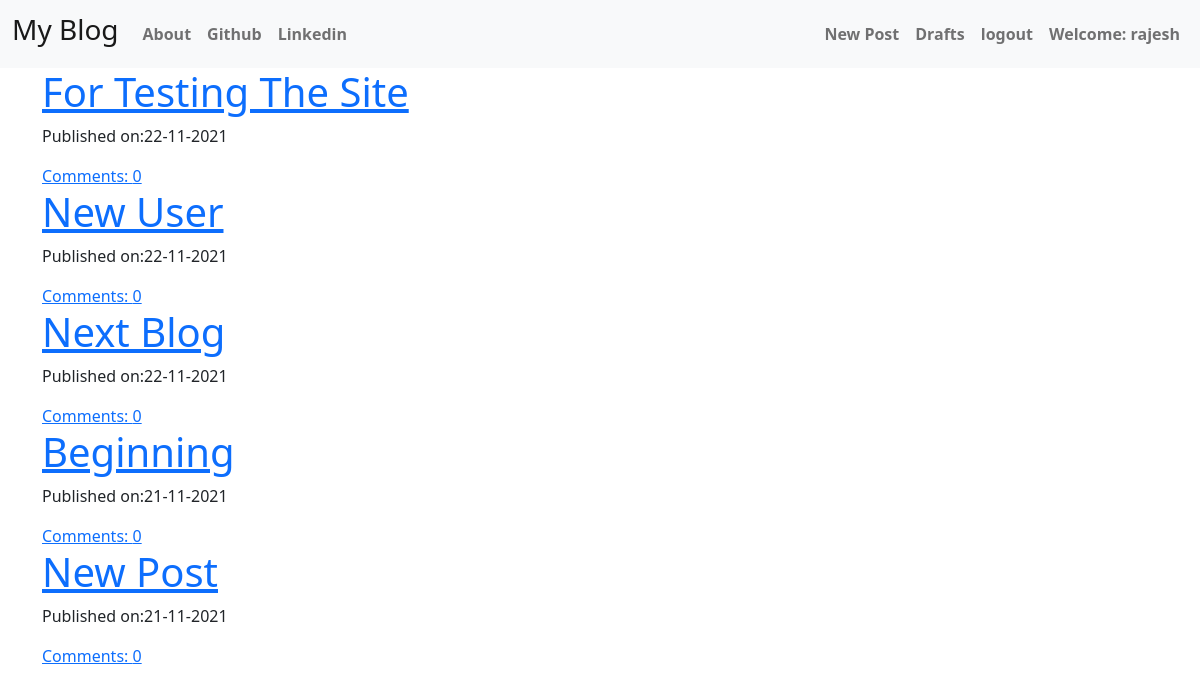
Screenshot of / (signed in) with the database file from the repository.
### blog/models.py (models this page shows, shortened)
class Post(models.Model):
    author = models.ForeignKey('auth.User', on_delete=models.CASCADE)
    title = models.CharField(max_length=200)
    text = models.TextField()
    create_date = models.DateTimeField(default=timezone.now)
    published_date = models.DateTimeField(blank=True,null=True)

### blog/views.py (the view)
# urls.py: path('',views.PostListView.as_view(),name='post_list'),
class PostListView(ListView):
    model = Post
    def get_queryset(self):
        return Post.objects.filter(published_date__lte=timezone.now()).order_by('-published_date')

### blog/templates/blog/post_list.html
{% extends 'blog/base.html' %}
{% block content %}
<div class="centerstage">
  {% for post in post_list %}
    <div class="post">
      <h1><a href="{% url 'post_detail' pk=post.pk %}">{{ post.title }}</a></h1>
      <div class="date">
        <p>Published on:{{ post.published_date|date:'d-m-Y'}}</p>
      </div>
      <a href="{% url 'post_detail' pk=post.pk %}">Comments: {{ post.approved_comment|length }}</a>
    </div>
  {% endfor %}
</div>
{% endblock %}

### blog/templates/blog/base.html (shortened to what this page needs)
<!DOCTYPE html>
{% load static %}
<html lang="en" dir="ltr">
  <head>
    <link href="https://cdn.jsdelivr.net/npm/bootstrap@5.1.3/dist/css/bootstrap.min.css" rel="stylesheet">
    <link rel="stylesheet" href="//cdn.jsdelivr.net/npm/medium-editor@latest/dist/css/medium-editor.min.css" type="text/css" media="screen" charset="utf-8">
    <link rel="stylesheet" href="{% static 'css/blog.css' %}">
  </head>
  <body class="loader">
    <nav class="navbar navbar-expand-lg navbar-light bg-light">
  <div class="container-fluid">
    <a class="navbar-brand" href="{% url 'post_list' %}"><h3>My Blog</h3></a>
    <div class="collapse navbar-collapse" id="navbarNav">
      <ul class="navbar-nav">
        <li class="nav-item">
          <a class="nav-link" href="{% url 'about' %}"><b>About</b></a>
        </li>
        <li class="nav-item">
          <a class="nav-link" href="https://www.github.com"><b>Github</b></a>
        </li>
        <li class="nav-item">
          <a class="nav-link" href="https://www.linkedin.com"><b>Linkedin</b></a>
        </li>
      </ul>
        <ul class="navbar-nav ms-auto mb2 mb-lg-0">
          {% if user.is_authenticated %}
            <li class="nav-item">
                <a class="nav-link" href="{% url 'post_new' %}"> <b>New Post</b></a>
            </li>
            <li class="nav-item">
                <a class="nav-link" href="{% url 'post_draft_list' %}"><b>Drafts</b></a>
            </li>
            <li class="nav-item">
                <a class="nav-link" href="{% url 'logout' %}"><b>logout</b></a>
            </li>
            <li class="nav-item">
                <a class="nav-link"><b>Welcome: {{ user.username }}</b></a>
            </li>
          {% else %}
            <li> <a class="nav navbar-right" href="{% url 'login' %}"> <span class="glyphicon glyphicon-user" aria-hidden='true'></span> User</a> </li>
          {% endif %}
        </ul>
      </div>
    </nav>
    <div class="content container">
      <div class="row">
        <div class="col-md-8">
          <div class="blog_post">
            {% block content %}
            {% endblock %}
          </div>
        </div>
      </div>
    </div>
  </body>
</html>

### blog/static/css/blog.css (style rules this page uses)
.centerstage { margin-left: auto; margin-right: auto; }
.loader { filter:hue-rotate(0deg); color:linear-gradient(45deg,#0f8,#08f); animation:hue 10000ms infinite linear; }

### rows the page displays
Post: title "For Testing The Site", published_date "22-11-2021", approved_comment|length "0"
Post: title "New User", published_date "22-11-2021", approved_comment|length "0"
Post: title "Next Blog", published_date "22-11-2021", approved_comment|length "0"
Post: title "Beginning", published_date "21-11-2021", approved_comment|length "0"
Post: title "New Post", published_date "21-11-2021", approved_comment|length "0"

### other values shown
{{ user.username }} "rajesh"
